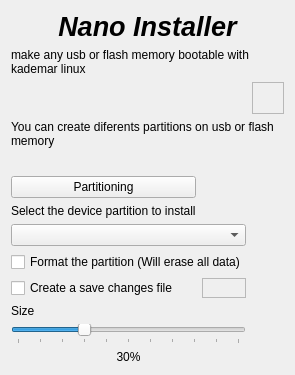
         <widget class="QWidget" name="PNano">
          <layout class="QGridLayout" name="gridLayout_33">
           <item row="2" column="2">
            <widget class="QFrame" name="FPartitionNanoInfo_2">
             <property name="minimumSize">
              <size>
               <width>32</width>
               <height>32</height>
              </size>
             </property>
             <property name="maximumSize">
              <size>
               <width>32</width>
               <height>32</height>
              </size>
             </property>
             <property name="frameShape">
              <enum>QFrame::StyledPanel</enum>
             </property>
             <property name="frameShadow">
              <enum>QFrame::Raised</enum>
             </property>
            </widget>
           </item>
           <item row="0" column="0" colspan="3">
            <widget class="QLabel" name="LNanoTitle_2">
             <property name="maximumSize">
              <size>
               <width>16777215</width>
               <height>50</height>
              </size>
             </property>
             <property name="font">
              <font>
               <pointsize>20</pointsize>
               <weight>75</weight>
               <italic>true</italic>
               <bold>true</bold>
              </font>
             </property>
             <property name="text">
              <string>Nano Installer</string>
             </property>
             <property name="alignment">
              <set>Qt::AlignCenter</set>
             </property>
            </widget>
           </item>
           <item row="1" column="0" colspan="3">
            <widget class="QLabel" name="LNano_4">
             <property name="maximumSize">
              <size>
               <width>16777215</width>
               <height>50</height>
              </size>
             </property>
             <property name="text">
              <string>&lt;html&gt;&lt;head/&gt;&lt;body&gt;&lt;p&gt;&lt;a name=&quot;result_box&quot;/&gt;make any usb or flash memory bootable with kademar linux&lt;/p&gt;&lt;/body&gt;&lt;/html&gt;</string>
             </property>
             <property name="alignment">
              <set>Qt::AlignLeading|Qt::AlignLeft|Qt::AlignTop</set>
             </property>
             <property name="wordWrap">
              <bool>true</bool>
             </property>
            </widget>
           </item>
           <item row="3" column="0" colspan="3">
            <widget class="QLabel" name="LNanoPartition_2">
             <property name="maximumSize">
              <size>
               <width>16777215</width>
               <height>50</height>
              </size>
             </property>
             <property name="text">
              <string>&lt;html&gt;&lt;head/&gt;&lt;body&gt;&lt;p&gt;You can create diferents partitions on usb or flash memory&lt;/p&gt;&lt;p&gt;&lt;br/&gt;&lt;/p&gt;&lt;/body&gt;&lt;/html&gt;</string>
             </property>
             <property name="alignment">
              <set>Qt::AlignLeading|Qt::AlignLeft|Qt::AlignTop</set>
             </property>
             <property name="wordWrap">
              <bool>true</bool>
             </property>
            </widget>
           </item>
           <item row="6" column="0" colspan="2">
            <widget class="QComboBox" name="CBNanoDevice_2"/>
           </item>
           <item row="4" column="0">
            <widget class="QPushButton" name="BGpartedNano_2">
             <property name="text">
              <string>Partitioning</string>
             </property>
             <property name="icon">
              <iconset>
               <normaloff>../../usr/share/kademar/utils/instalador/img/gparted.png</normaloff>../../usr/share/kademar/utils/instalador/img/gparted.png</iconset>
             </property>
             <property name="iconSize">
              <size>
               <width>32</width>
               <height>32</height>
              </size>
             </property>
            </widget>
           </item>
           <item row="7" column="0" colspan="2">
            <widget class="QCheckBox" name="CBFormatNano_2">
             <property name="text">
              <string>Format the partition (Will erase all data)</string>
             </property>
            </widget>
           </item>
           <item row="8" column="0">
            <widget class="QCheckBox" name="CHChangesFile_2">
             <property name="text">
              <string>Create a save changes file</string>
             </property>
            </widget>
           </item>
           <item row="8" column="1">
            <widget class="QFrame" name="FChangesFileInfo_2">
             <property name="frameShape">
              <enum>QFrame::StyledPanel</enum>
             </property>
             <property name="frameShadow">
              <enum>QFrame::Raised</enum>
             </property>
            </widget>
           </item>
           <item row="11" column="0" colspan="2">
            <widget class="QLabel" name="LChangeFilePercent_2">
             <property name="text">
              <string>30%</string>
             </property>
             <property name="alignment">
              <set>Qt::AlignCenter</set>
             </property>
            </widget>
           </item>
           <item row="9" column="0" colspan="2">
            <widget class="QLabel" name="LChangesFileSize_2">
             <property name="text">
              <string>&lt;html&gt;&lt;head/&gt;&lt;body&gt;&lt;p&gt;Size&lt;/p&gt;&lt;/body&gt;&lt;/html&gt;</string>
             </property>
             <property name="alignment">
              <set>Qt::AlignLeading|Qt::AlignLeft|Qt::AlignTop</set>
             </property>
             <property name="wordWrap">
              <bool>true</bool>
             </property>
            </widget>
           </item>
           <item row="10" column="0" colspan="2">
            <widget class="QSlider" name="SChangeFile_2">
             <property name="maximum">
              <number>100</number>
             </property>
             <property name="singleStep">
              <number>0</number>
             </property>
             <property name="pageStep">
              <number>0</number>
             </property>
             <property name="value">
              <number>30</number>
             </property>
             <property name="orientation">
              <enum>Qt::Horizontal</enum>
             </property>
             <property name="invertedAppearance">
              <bool>false</bool>
             </property>
             <property name="tickPosition">
              <enum>QSlider::TicksBelow</enum>
             </property>
             <property name="tickInterval">
              <number>10</number>
             </property>
            </widget>
           </item>
           <item row="5" column="0">
            <widget class="QLabel" name="LNanoDevice_2">
             <property name="text">
              <string>Select the device partition to install</string>
             </property>
            </widget>
           </item>
          </layout>
         </widget>
